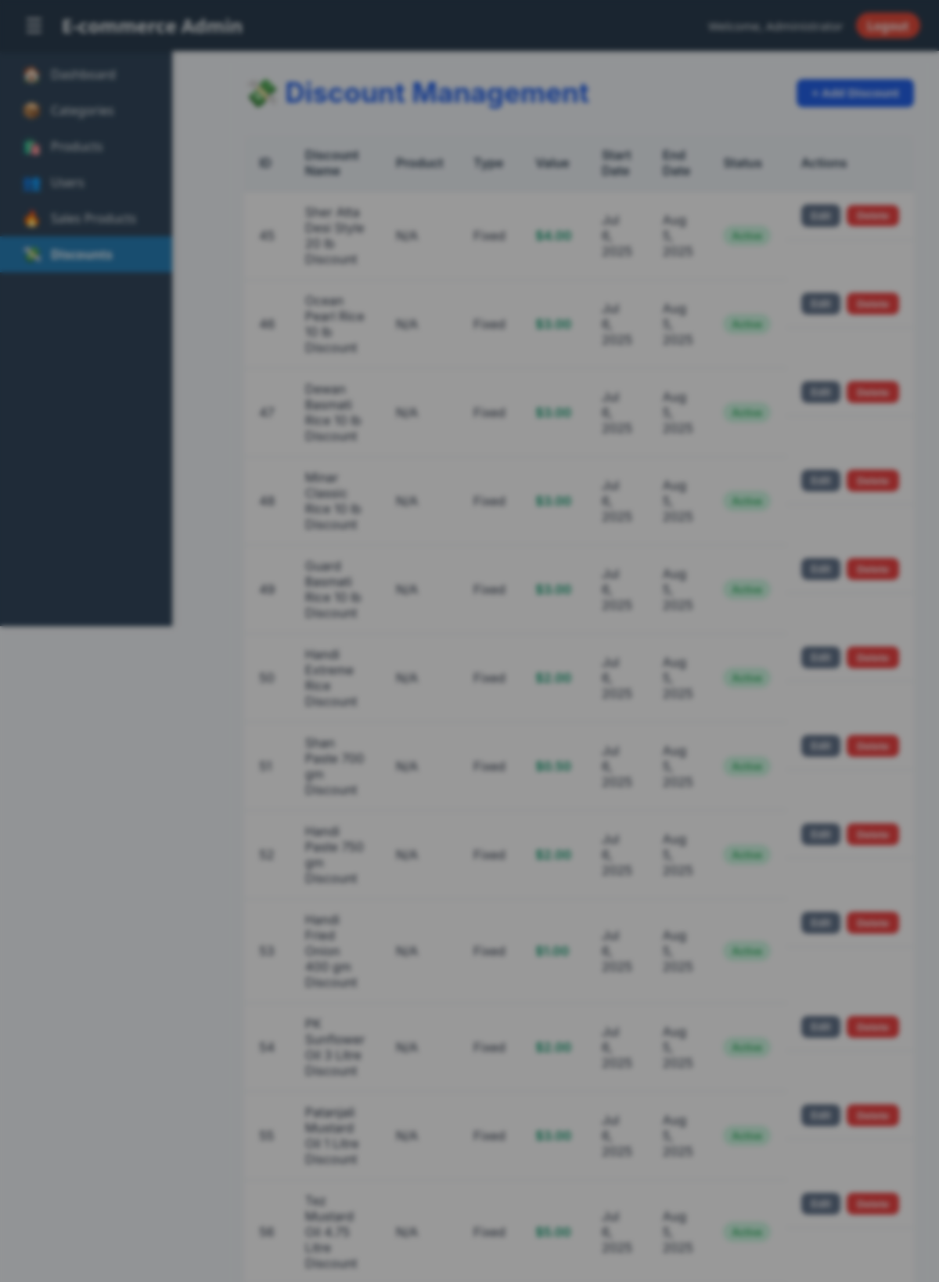
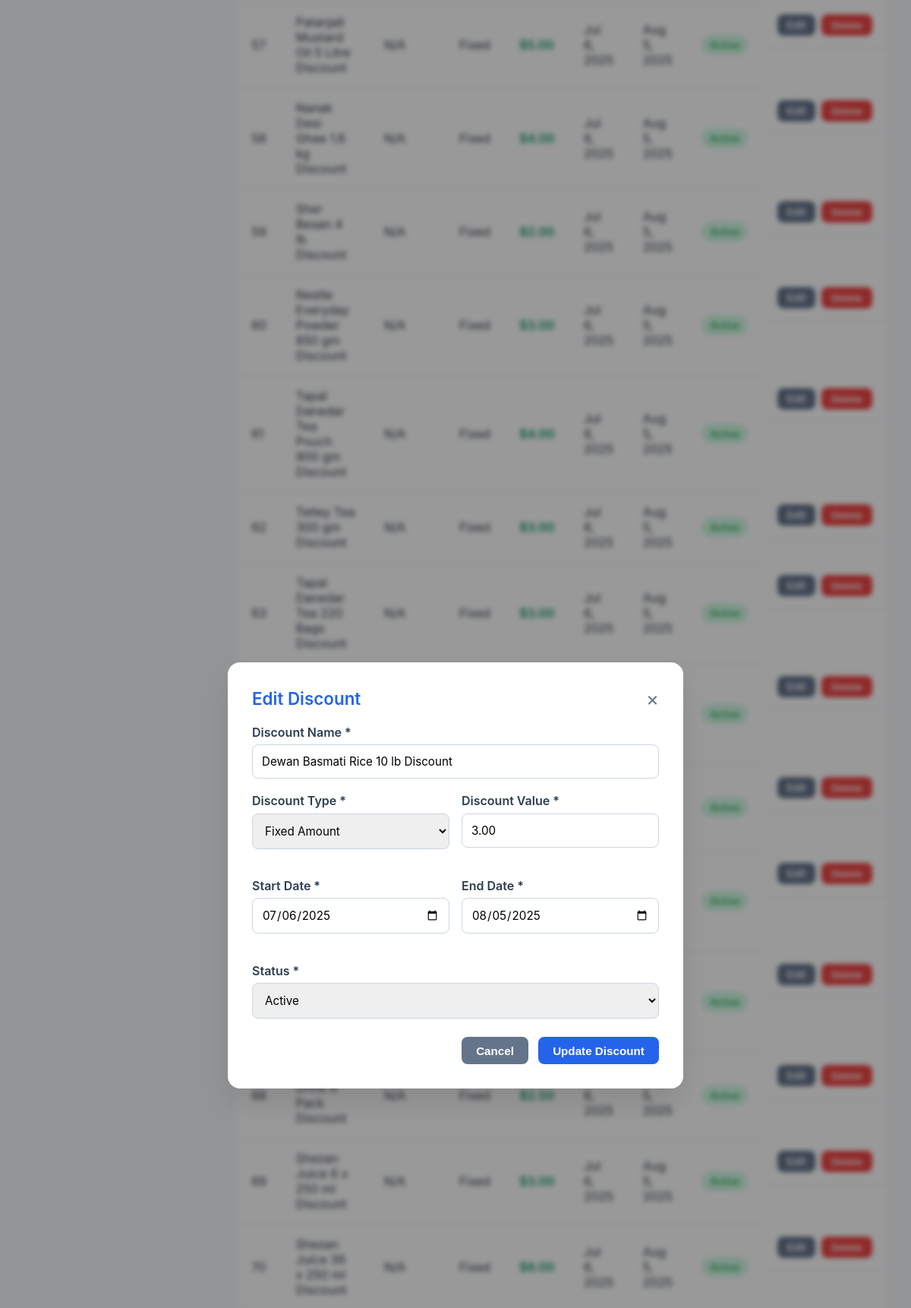
/admin/pages/discounts.php?edit=47 (signed in, upper part), run on the app's committed database (2 pictures, top to bottom).
### tables this page shows
CREATE TABLE discounts (
    id INT PRIMARY KEY AUTO_INCREMENT,
    name VARCHAR(255) NOT NULL,
    type ENUM('percentage', 'fixed') NOT NULL,
    value DECIMAL(10,2) NOT NULL,
    product_id INT,
    start_date DATE,
    end_date DATE,
    status ENUM('active', 'inactive') DEFAULT 'active',
    created_at TIMESTAMP DEFAULT CURRENT_TIMESTAMP,
    FOREIGN KEY (product_id) REFERENCES products(id)
);

### admin/pages/discounts.php (the view, shortened to what this page needs)
<?php
$database = new Database();
$pdo = $database->getConnection();
try {
    $discounts = $pdo->query("
        SELECT d.*, p.name as product_name
        FROM discounts d
        LEFT JOIN products p ON d.product_id = p.id
        ORDER BY d.created_at DESC
    ")->fetchAll(PDO::FETCH_ASSOC);
} catch (Exception $e) {
    $discounts = [];
}
$editDiscount = null;
if (isset($_GET['edit'])) {
    try {
        $stmt = $pdo->prepare("SELECT * FROM discounts WHERE id = ?");
        $stmt->execute([$_GET['edit']]);
        $editDiscount = $stmt->fetch();
    } catch (Exception $e) {
        foreach ($dummyDiscounts as $discount) {
            if ($discount['id'] == $_GET['edit']) {
                $editDiscount = $discount;
                break;
            }
        }
    }
}
?>
<!DOCTYPE html>
<html lang="en">
<head>
    <link rel="stylesheet" href="../assets/css/style.css">
</head>
<body>
    <?php include '../includes/header.php'; ?>
    <div class="admin-container">
        <?php include '../includes/sidebar.php'; ?>
        <main class="main-content">
            <div class="page-header">
                <h1>💸 Discount Management</h1>
                <button class="btn btn-primary" onclick="showModal('discountModal')">+ Add Discount</button>
            </div>
            <div class="table-container">
                <table class="data-table">
                    <thead>
                        <tr>
                            <th>ID</th>
                            <th>Discount Name</th>
                            <th>Product</th>
                            <th>Type</th>
                            <th>Value</th>
                            <th>Start Date</th>
                            <th>End Date</th>
                            <th>Status</th>
                            <th>Actions</th>
                        </tr>
                    </thead>
                    <tbody>
                        <?php foreach ($discounts as $discount): ?>
                            <tr>
                                <td><?php echo $discount['id']; ?></td>
                                <td><?php echo htmlspecialchars($discount['name']); ?></td>
                                <td><?php echo htmlspecialchars($discount['product_name'] ?? 'N/A'); ?></td>
                                <td><?php echo ucfirst($discount['type']); ?></td>
                                <td class="discount-value">
                                    <?php echo $discount['type'] == 'percentage' ? $discount['value'] . '%' : '$' . number_format($discount['value'], 2); ?>
                                </td>
                                <td><?php echo date('M j, Y', strtotime($discount['start_date'])); ?></td>
                                <td><?php echo date('M j, Y', strtotime($discount['end_date'])); ?></td>
                                <td>
                                    <span class="status-badge <?php echo $discount['status']; ?>">
                                        <?php
                                        if ($discount['status'] == 'active' && strtotime($discount['end_date']) < time()) {
                                            echo 'Expired';
                                        } else {
                                            echo ucfirst($discount['status']);
                                        }
                                        ?>
                                    </span>
                                </td>
                                <td class="actions-cell">
                                    <a href="?edit=<?php echo $discount['id']; ?>" class="btn btn-sm btn-secondary">Edit</a>
                                    <form method="POST" style="display: inline;" onsubmit="return confirm('Are you sure you want to delete this discount?')">
                                        <button type="submit" class="btn btn-sm btn-danger">Delete</button>
                                    </form>
                                </td>
                            </tr>
                        <?php endforeach; ?>
                    </tbody>
                </table>
            </div>
        </main>
    </div>
    <div id="discountModal" class="modal">
        <div class="modal-content">
            <div class="modal-header">
                <h2><?php echo $editDiscount ? 'Edit Discount' : 'Add Discount'; ?></h2>
                <span class="close" onclick="hideModal('discountModal')">&times;</span>
            </div>
            <form method="POST" id="discountForm">
                <div class="form-group">
                    <label for="name">Discount Name *</label>
                    <input type="text" id="name" name="name" required
                           value="<?php echo $editDiscount ? htmlspecialchars($editDiscount['name']) : ''; ?>"
                           placeholder="Enter discount name">
                </div>
                <div class="form-row">
                    <div class="form-group">
                        <label for="type">Discount Type *</label>
                        <select id="type" name="type" required onchange="updateValuePlaceholder()">
                            <option value="fixed" <?php echo ($editDiscount && $editDiscount['type'] == 'fixed') ? 'selected' : ''; ?>>Fixed Amount</option>
                        </select>
                    </div>
                    <div class="form-group">
                        <label for="value">Discount Value *</label>
                        <input type="number" id="value" name="value" step="0.01" min="0" required
                               value="<?php echo $editDiscount ? $editDiscount['value'] : ''; ?>"
                               placeholder="Enter value">
                    </div>
                </div>
                <div class="form-row">
                    <div class="form-group">
                        <label for="start_date">Start Date *</label>
                        <input type="date" id="start_date" name="start_date" required
                               value="<?php echo $editDiscount ? $editDiscount['start_date'] : date('Y-m-d'); ?>">
                    </div>
                    <div class="form-group">
                        <label for="end_date">End Date *</label>
                        <input type="date" id="end_date" name="end_date" required
                               value="<?php echo $editDiscount ? $editDiscount['end_date'] : ''; ?>">
                    </div>
                </div>
                <div class="form-group">
                    <label for="status">Status *</label>
                    <select id="status" name="status" required>
                        <option value="active" <?php echo ($editDiscount && $editDiscount['status'] == 'active') ? 'selected' : ''; ?>>Active</option>
                    </select>
                </div>
                <div class="form-actions">
                    <button type="button" class="btn btn-secondary" onclick="hideModal('discountModal')">Cancel</button>
                    <button type="submit" class="btn btn-primary">
                        <?php echo $editDiscount ? 'Update' : 'Add'; ?> Discount
                    </button>
                </div>
            </form>
        </div>
    </div>
</body>
</html>

### admin/assets/css/style.css (style rules this page uses)
* { margin: 0; padding: 0; box-sizing: border-box; }
body { font-family: 'Inter', -apple-system, BlinkMacSystemFont, 'Segoe UI', sans-serif; background: linear-gradient(135deg, #667eea 0%, #764ba2 100%); min-height: 100vh; color: #2d3748; }
.admin-container { display: flex; min-height: 100vh; }
.main-content { flex: 1; margin-left: 280px; padding: 2rem; background: rgba(255, 255, 255, 0.05); backdrop-filter: blur(10px); min-height: 100vh; }
.admin-container { display: flex; min-height: 100vh; background-color: #f4f7fa; }

### admin/pages/discounts.php (style rules this page uses)
* { margin: 0; padding: 0; box-sizing: border-box; }
body { font-family: 'Inter', -apple-system, BlinkMacSystemFont, 'Segoe UI', sans-serif; background: linear-gradient(135deg, #667eea 0%, #764ba2 100%); min-height: 100vh; color: #2d3748; }
.admin-container { display: flex; min-height: 100vh; }
.main-content { flex: 1; margin-left: 280px; padding: 2rem; background: rgba(255, 255, 255, 0.05); backdrop-filter: blur(10px); min-height: 100vh; }
.page-header { display: flex; justify-content: space-between; align-items: center; margin-bottom: 2rem; }
.page-header h1 { font-size: 2.2rem; font-weight: 700; color: #2563eb; display: flex; align-items: center; gap: 0.5rem; }
.btn { padding: 0.6rem 1.2rem; border-radius: 8px; font-size: 0.95rem; cursor: pointer; border: none; transition: all 0.3s ease; font-weight: 600; text-align: center; text-decoration: none; display: inline-block; }
.btn-sm { padding: 0.4rem 0.8rem; font-size: 0.85rem; }
.btn-primary { background-color: #2563eb; color: white; }
.btn-secondary { background-color: #64748b; color: white; }
.btn-danger { background-color: #ef4444; color: white; }
.table-container { overflow-x: auto; margin-bottom: 2rem; }
.data-table { width: 100%; border-collapse: collapse; background: white; border-radius: 12px; overflow: hidden; box-shadow: 0 8px 24px rgba(0, 0, 0, 0.05); }
.data-table th, .data-table td { padding: 1rem 1.2rem; text-align: left; border-bottom: 1px solid #e2e8f0; }
.data-table thead { background-color: #f1f5f9; }
.data-table th { font-weight: 600; color: #2c3e50; }
.status-badge { padding: 0.35rem 0.7rem; font-size: 0.8rem; border-radius: 20px; text-transform: capitalize; display: inline-block; font-weight: 500; }
.status-badge.active { background-color: #d1fae5; color: #16a34a; }
.modal { display: none; position: fixed; inset: 0; background-color: rgba(0, 0, 0, 0.4); backdrop-filter: blur(3px); z-index: 1000; justify-content: center; align-items: center; }
.modal-content { background: white; padding: 2rem; width: 100%; max-width: 600px; border-radius: 16px; box-shadow: 0 20px 40px rgba(0, 0, 0, 0.1); animation: fadeIn 0.3s ease-out; }
.modal-header { display: flex; justify-content: space-between; align-items: center; margin-bottom: 1.2rem; }
.modal-header h2 { font-size: 1.4rem; color: #2563eb; font-weight: 600; }
.close { background: transparent; font-size: 1.6rem; border: none; cursor: pointer; color: #64748b; transition: color 0.2s ease; }
.form-row { display: flex; gap: 1rem; margin-bottom: 1.2rem; flex-wrap: wrap; }
.form-group { flex: 1; display: flex; flex-direction: column; margin-bottom: 1.2rem; }
.form-group label { font-weight: 600; margin-bottom: 0.4rem; display: block; color: #2c3e50; }
.form-group input, .form-group select, .form-group textarea { width: 100%; padding: 0.75rem; border-radius: 8px; border: 1px solid #cbd5e1; font-size: 0.95rem; transition: border-color 0.2s ease, box-shadow 0.2s ease; font-family: inherit; }
.form-actions { display: flex; justify-content: flex-end; gap: 0.8rem; margin-top: 1.5rem; }
.actions-cell { display: flex; gap: 0.5rem; align-items: center; }
body { margin: 0; padding: 0; background-color: #f4f7fa; }
.discount-value { font-weight: 600; color: #059669; }

### data on the page
discounts: id "45", name "Sher Atta Desi Style 20 lb Discount", product_name "N/A", type "Fixed", value "4.00", start_date "Jul 6, 2025", end_date "Aug 5, 2025", status "Active"
discounts: id "46", name "Ocean Pearl Rice 10 lb Discount", product_name "N/A", type "Fixed", value "3.00", start_date "Jul 6, 2025", end_date "Aug 5, 2025", status "Active"
discounts: id "47", name "Dewan Basmati Rice 10 lb Discount", product_name "N/A", type "Fixed", value "3.00", start_date "Jul 6, 2025", end_date "Aug 5, 2025", status "Active", type "Fixed Amount", start_date "07/06/2025", end_date "08/05/2025"
discounts: id "48", name "Minar Classic Rice 10 lb Discount", product_name "N/A", type "Fixed", value "3.00", start_date "Jul 6, 2025", end_date "Aug 5, 2025", status "Active"
discounts: id "49", name "Guard Basmati Rice 10 lb Discount", product_name "N/A", type "Fixed", value "3.00", start_date "Jul 6, 2025", end_date "Aug 5, 2025", status "Active"
discounts: id "50", name "Handi Extreme Rice Discount", product_name "N/A", type "Fixed", value "2.00", start_date "Jul 6, 2025", end_date "Aug 5, 2025", status "Active"
discounts: id "51", name "Shan Paste 700 gm Discount", product_name "N/A", type "Fixed", value "0.50", start_date "Jul 6, 2025", end_date "Aug 5, 2025", status "Active"
discounts: id "52", name "Handi Paste 750 gm Discount", product_name "N/A", type "Fixed", value "2.00", start_date "Jul 6, 2025", end_date "Aug 5, 2025", status "Active"
discounts: id "53", name "Handi Fried Onion 400 gm Discount", product_name "N/A", type "Fixed", value "1.00", start_date "Jul 6, 2025", end_date "Aug 5, 2025", status "Active"
discounts: id "54", name "PK Sunflower Oil 3 Litre Discount", product_name "N/A", type "Fixed", value "2.00", start_date "Jul 6, 2025", end_date "Aug 5, 2025", status "Active"
discounts: id "55", name "Patanjali Mustard Oil 1 Litre Discount", product_name "N/A", type "Fixed", value "3.00", start_date "Jul 6, 2025", end_date "Aug 5, 2025", status "Active"
discounts: id "56", name "Tez Mustard Oil 4.75 Litre Discount", product_name "N/A", type "Fixed", value "5.00", start_date "Jul 6, 2025", end_date "Aug 5, 2025", status "Active"
discounts: id "57", name "Patanjali Mustard Oil 5 Litre Discount", product_name "N/A", type "Fixed", value "5.00", start_date "Jul 6, 2025", end_date "Aug 5, 2025", status "Active"
discounts: id "58", name "Nanak Desi Ghee 1.6 kg Discount", product_name "N/A", type "Fixed", value "4.00", start_date "Jul 6, 2025", end_date "Aug 5, 2025", status "Active"
discounts: id "59", name "Sher Besan 4 lb Discount", product_name "N/A", type "Fixed", value "2.00", start_date "Jul 6, 2025", end_date "Aug 5, 2025", status "Active"
discounts: id "60", name "Nestle Everyday Powder 850 gm Discount", product_name "N/A", type "Fixed", value "3.00", start_date "Jul 6, 2025", end_date "Aug 5, 2025", status "Active"
discounts: id "61", name "Tapal Danedar Tea Pouch 900 gm Discount", product_name "N/A", type "Fixed", value "4.00", start_date "Jul 6, 2025", end_date "Aug 5, 2025", status "Active"
discounts: id "62", name "Tetley Tea 300 gm Discount", product_name "N/A", type "Fixed", value "3.00", start_date "Jul 6, 2025", end_date "Aug 5, 2025", status "Active"
discounts: id "63", name "Tapal Danedar Tea 220 Bags Discount", product_name "N/A", type "Fixed", value "3.00", start_date "Jul 6, 2025", end_date "Aug 5, 2025", status "Active"
discounts: status "Active"
discounts: status "Active"
discounts: status "Active"
discounts: status "Active"
discounts: id "68", product_name "N/A", type "Fixed", value "2.50", status "Active"
discounts: id "69", name "Shezan Juice 6 x 250 ml Discount", product_name "N/A", type "Fixed", value "3.00", start_date "Jul 6, 2025", end_date "Aug 5, 2025", status "Active"
discounts: id "70", name "Shezan Juice 36 x 250 ml Discount", product_name "N/A", type "Fixed", value "8.00", start_date "Jul 6, 2025", end_date "Aug 5, 2025", status "Active"

### other printed values
$_SESSION['admin_name'] "Administrator"
